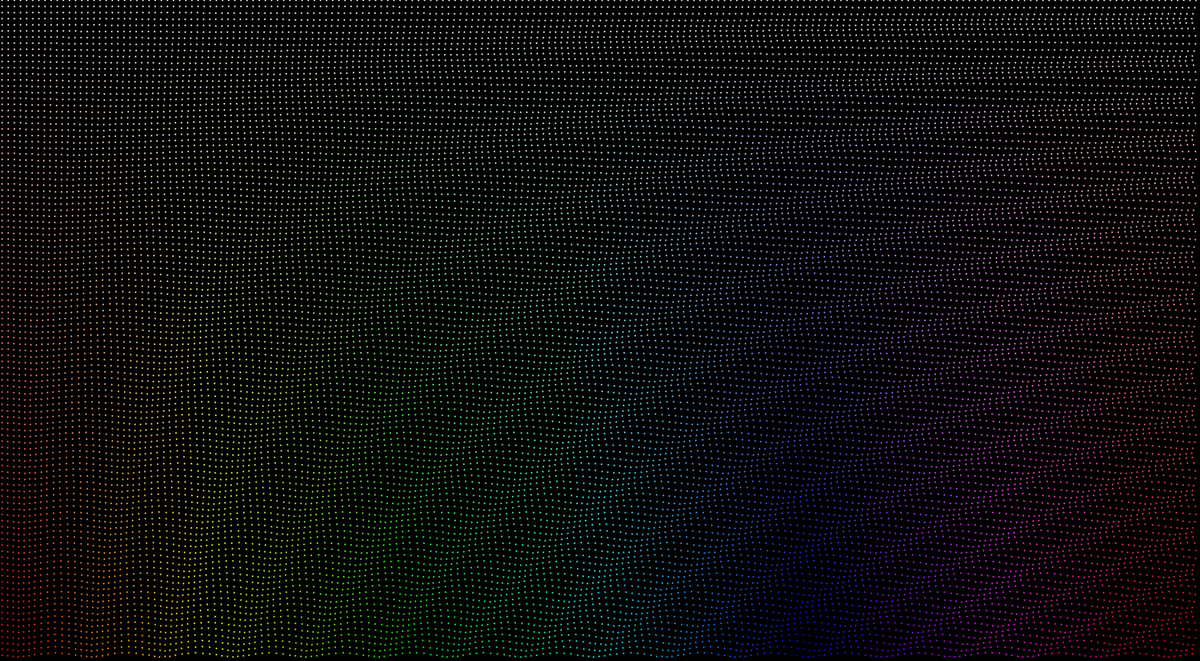
Frame 1 (no input)
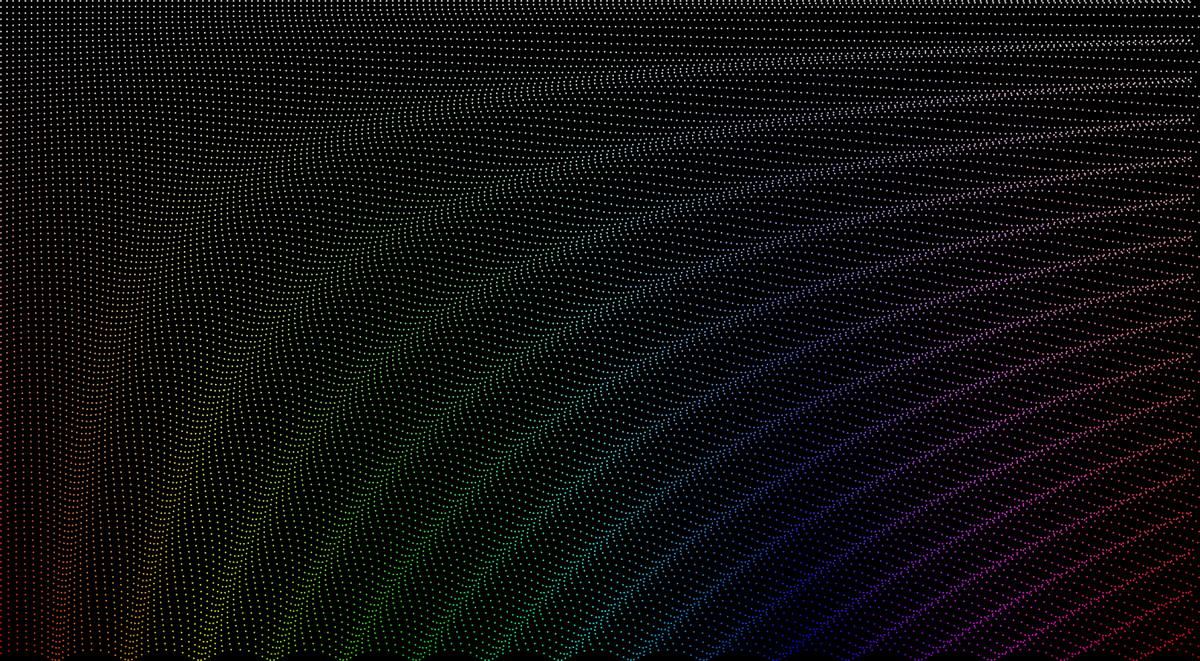
Frame 60 (the mouse pressed at the canvas centre just before this capture)
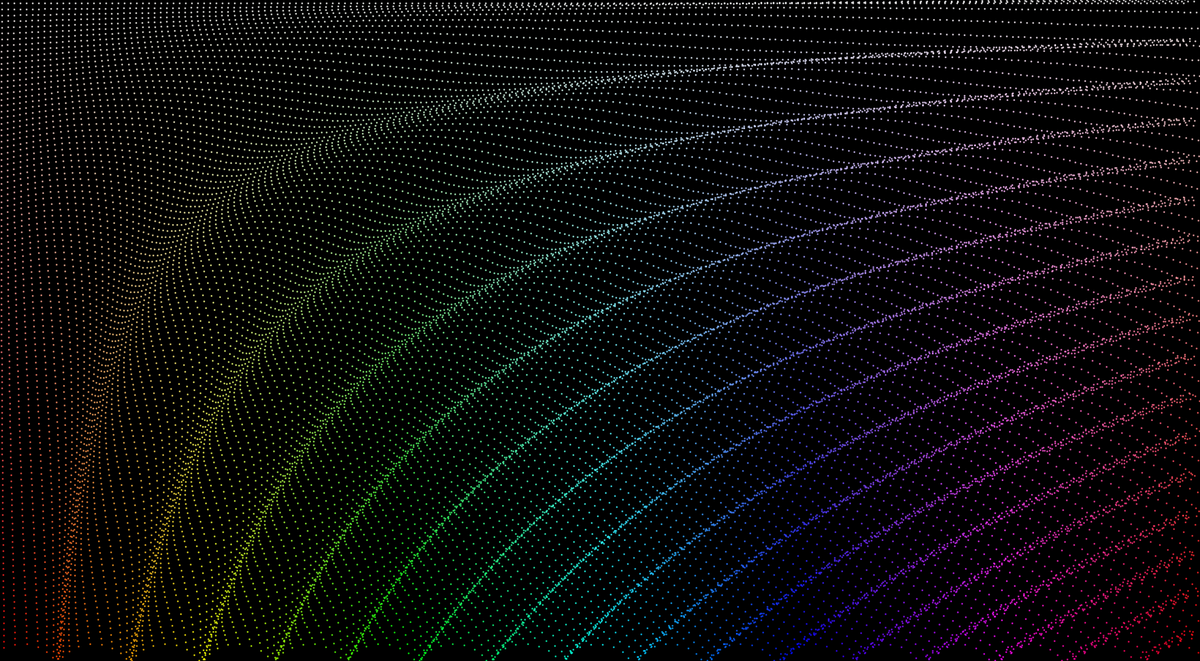
Frame 120 (the mouse held since frame 60 and released just before this capture)

The Processing sketch that drew these frames (run headless with seeded random() and noise(); from frame 60 on, the mouse is pressed at the canvas centre):

// Processing sketch: WavingRainbowFabric4D
// ── WavingRainbowFabric4D.pde
int perW = 1960/10;
int perH = 1080/10;
float r = PI;
float initThetaFrequency = 0.005;
float thetaDeltaSpeed = 0.1;
float alpha = 200;
float[][] theta = new float[perW][perH];
float[][][] points = new float[perW][perH][2];
// [1] = x pos, [2] = y pos, [3] = (x, y)

void setup() {
  size(1960, 1080);
  colorMode(HSB, width, height, 100);
  strokeWeight(3);

  for (int i = 0; i < points.length; i++) {
    for (int j = 0; j < points[0].length; j++) {
      points[i][j][0] = width/perW*i;
      points[i][j][1] = height/perH*j;
      theta[i][j] = initThetaFrequency*i*j;
    }
  }
}

void draw() {
  println(frameRate);
  background(0, 0, 0);
  
  for (int i = 0; i < points.length; i++) {
    for (int j = 0; j < points[0].length; j++) {
      points[i][j][0] += cos(theta[i][j])*r/*+(width/perW*i)*/;
      points[i][j][1] += sin(theta[i][j])*r/*+(height/perH*j)*/;
      stroke(points[i][j][0], points[i][j][1], 100, alpha);
      point(points[i][j][0], points[i][j][1]);
      theta[i][j] += thetaDeltaSpeed;
    }
  }
}

void mouseWheel() {
  for (int i = 0; i < points.length; i++) {
    for (int j = 0; j < points[0].length; j++) {
      points[i][j][0] = random(0, width);
      points[i][j][1] = random(0, height);
      theta[i][j] = initThetaFrequency*i*j;
    }
  }
}
